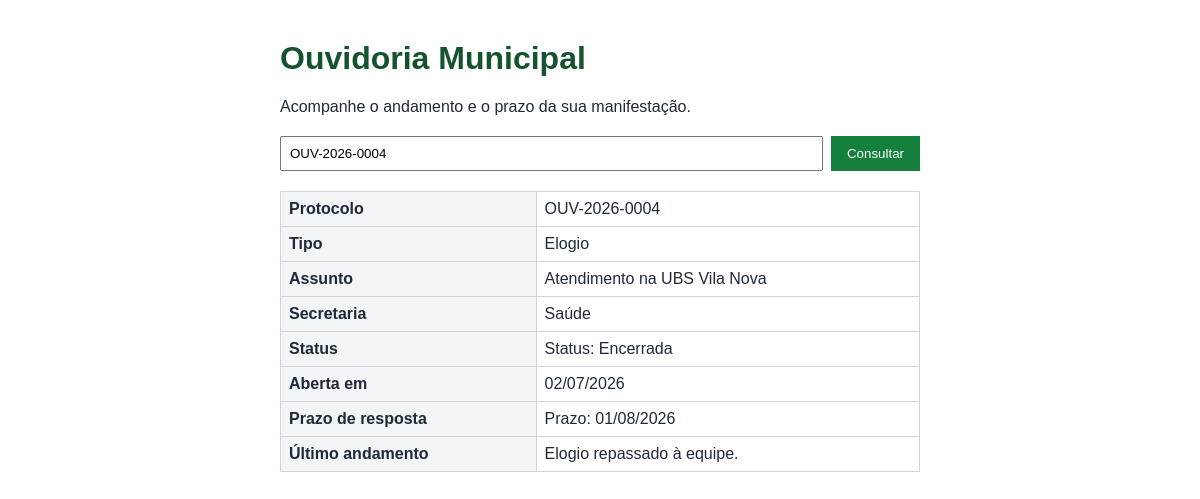
Screenshot of /web/src/index.php?protocolo=OUV-2026-0004 with the database file from the repository.
### tables this page shows
CREATE TABLE manifestacoes (
  id               INT AUTO_INCREMENT PRIMARY KEY,
  protocolo        VARCHAR(20)  NOT NULL UNIQUE,
  tipo             VARCHAR(20)  NOT NULL,    
  assunto          VARCHAR(120) NOT NULL,
  secretaria       VARCHAR(80)  NOT NULL,
  status           VARCHAR(30)  NOT NULL,    
  data_abertura    DATE         NOT NULL,
  prazo_resposta   DATE         NOT NULL,
  ultimo_andamento VARCHAR(255) NOT NULL
);

### web/src/index.php (the view, shortened to what this page needs)
<?php
$protocolo = trim($_GET['protocolo'] ?? '');
$resultado = null;
$erro = null;
if ($protocolo !== '') {
    try {
        $pdo = new PDO(
            'mysql:host=' . getenv('DB_HOST') . ';dbname=' . getenv('DB_NAME')
                . ';charset=utf8mb4',
            getenv('DB_USER'),
            getenv('DB_PASS'),
            [PDO::ATTR_ERRMODE => PDO::ERRMODE_EXCEPTION, PDO::ATTR_TIMEOUT => 5]
        );
        $stmt = $pdo->prepare(
            'SELECT protocolo, tipo, assunto, secretaria, status, data_abertura,
                    prazo_resposta, ultimo_andamento
               FROM manifestacoes WHERE protocolo = ?'
        );
        $stmt->execute([$protocolo]);
        $resultado = $stmt->fetch(PDO::FETCH_ASSOC);
    } catch (PDOException $e) {
        error_log($e->getMessage());
        $erro = 'Serviço temporariamente indisponível.';
    }
}
function e($v) { return htmlspecialchars((string) $v, ENT_QUOTES, 'UTF-8'); }
function data_br($d) { return date('d/m/Y', strtotime($d)); }
?>
<!DOCTYPE html>
<html lang="pt-BR">
<head>
</head>
<body>
  <h1>Ouvidoria Municipal</h1>
  <p>Acompanhe o andamento e o prazo da sua manifestação.</p>
  <form method="get">
    <input name="protocolo" placeholder="Ex.: OUV-2026-0001" maxlength="20"
           value="<?= e($protocolo) ?>">
    <button type="submit">Consultar</button>
  </form>
  <?php if ($erro): ?>
    <p class="erro"><?= e($erro) ?></p>
  <?php elseif ($resultado): ?>
    <table>
      <tr><td>Protocolo</td><td><?= e($resultado['protocolo']) ?></td></tr>
      <tr><td>Tipo</td><td><?= e($resultado['tipo']) ?></td></tr>
      <tr><td>Assunto</td><td><?= e($resultado['assunto']) ?></td></tr>
      <tr><td>Secretaria</td><td><?= e($resultado['secretaria']) ?></td></tr>
      <tr><td>Status</td><td>Status: <?= e($resultado['status']) ?></td></tr>
      <tr><td>Aberta em</td><td><?= data_br($resultado['data_abertura']) ?></td></tr>
      <tr><td>Prazo de resposta</td>
          <td>Prazo: <?= data_br($resultado['prazo_resposta']) ?></td></tr>
      <tr><td>Último andamento</td><td><?= e($resultado['ultimo_andamento']) ?></td></tr>
    </table>
  <?php endif; ?>
</body>
</html>

### web/src/index.php (style rules this page uses)
body { font-family: Arial, sans-serif; max-width: 640px; margin: 40px auto; padding: 0 16px; color: #1f2937; }
h1 { color: #14532d; }
form { display: flex; gap: 8px; margin: 20px 0; }
input { flex: 1; padding: 8px; }
button { padding: 8px 16px; background: #15803d; color: #fff; border: 0; }
table { border-collapse: collapse; width: 100%; }
td { border: 1px solid #d1d5db; padding: 8px; }
td:first-child { font-weight: bold; width: 40%; background: #f3f4f6; }

### rows the page displays
manifestacoes: protocolo "OUV-2026-0004", tipo "Elogio", assunto "Atendimento na UBS Vila Nova", secretaria "Saúde", status "Encerrada", data_abertura "02/07/2026", prazo_resposta "01/08/2026", ultimo_andamento "Elogio repassado à equipe."
